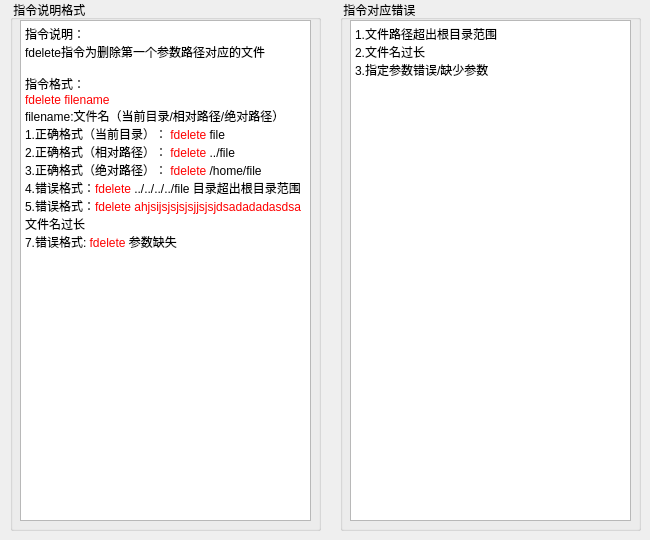
   <widget class="QWidget" name="tab_2">
    <attribute name="title">
     <string>fdelete</string>
    </attribute>
    <widget class="QGroupBox" name="groupBox_17">
     <property name="geometry">
      <rect>
       <x>340</x>
       <y>0</y>
       <width>301</width>
       <height>531</height>
      </rect>
     </property>
     <property name="title">
      <string> 指令对应错误</string>
     </property>
     <widget class="QTextBrowser" name="textBrowser_23">
      <property name="geometry">
       <rect>
        <x>10</x>
        <y>20</y>
        <width>281</width>
        <height>501</height>
       </rect>
      </property>
      <property name="html">
       <string>&lt;!DOCTYPE HTML PUBLIC &quot;-//W3C//DTD HTML 4.0//EN&quot; &quot;http://www.w3.org/TR/REC-html40/strict.dtd&quot;&gt;
&lt;html&gt;&lt;head&gt;&lt;meta name=&quot;qrichtext&quot; content=&quot;1&quot; /&gt;&lt;style type=&quot;text/css&quot;&gt;
p, li { white-space: pre-wrap; }
&lt;/style&gt;&lt;/head&gt;&lt;body style=&quot; font-family:'SimSun'; font-size:9pt; font-weight:400; font-style:normal;&quot;&gt;
&lt;p style=&quot; margin-top:0px; margin-bottom:0px; margin-left:0px; margin-right:0px; -qt-block-indent:0; text-indent:0px;&quot;&gt;1.文件路径超出根目录范围&lt;/p&gt;
&lt;p style=&quot; margin-top:0px; margin-bottom:0px; margin-left:0px; margin-right:0px; -qt-block-indent:0; text-indent:0px;&quot;&gt;2.&lt;span style=&quot; color:#000000;&quot;&gt;文件名过长&lt;/span&gt;&lt;/p&gt;
&lt;p style=&quot; margin-top:0px; margin-bottom:0px; margin-left:0px; margin-right:0px; -qt-block-indent:0; text-indent:0px;&quot;&gt;&lt;span style=&quot; color:#000000;&quot;&gt;3.指定参数错误/缺少参数&lt;/span&gt;&lt;/p&gt;&lt;/body&gt;&lt;/html&gt;</string>
      </property>
     </widget>
    </widget>
    <widget class="QGroupBox" name="groupBox_18">
     <property name="geometry">
      <rect>
       <x>10</x>
       <y>0</y>
       <width>311</width>
       <height>531</height>
      </rect>
     </property>
     <property name="title">
      <string> 指令说明格式</string>
     </property>
     <widget class="QTextBrowser" name="textBrowser_24">
      <property name="geometry">
       <rect>
        <x>10</x>
        <y>20</y>
        <width>291</width>
        <height>501</height>
       </rect>
      </property>
      <property name="html">
       <string>&lt;!DOCTYPE HTML PUBLIC &quot;-//W3C//DTD HTML 4.0//EN&quot; &quot;http://www.w3.org/TR/REC-html40/strict.dtd&quot;&gt;
&lt;html&gt;&lt;head&gt;&lt;meta name=&quot;qrichtext&quot; content=&quot;1&quot; /&gt;&lt;style type=&quot;text/css&quot;&gt;
p, li { white-space: pre-wrap; }
&lt;/style&gt;&lt;/head&gt;&lt;body style=&quot; font-family:'SimSun'; font-size:9pt; font-weight:400; font-style:normal;&quot;&gt;
&lt;p style=&quot; margin-top:0px; margin-bottom:0px; margin-left:0px; margin-right:0px; -qt-block-indent:0; text-indent:0px;&quot;&gt;指令说明：&lt;/p&gt;
&lt;p style=&quot; margin-top:0px; margin-bottom:0px; margin-left:0px; margin-right:0px; -qt-block-indent:0; text-indent:0px;&quot;&gt;fdelete指令为删除第一个参数路径对应的文件&lt;/p&gt;
&lt;p style=&quot;-qt-paragraph-type:empty; margin-top:0px; margin-bottom:0px; margin-left:0px; margin-right:0px; -qt-block-indent:0; text-indent:0px;&quot;&gt;&lt;br /&gt;&lt;/p&gt;
&lt;p style=&quot; margin-top:0px; margin-bottom:0px; margin-left:0px; margin-right:0px; -qt-block-indent:0; text-indent:0px;&quot;&gt;指令格式：&lt;/p&gt;
&lt;p style=&quot; margin-top:0px; margin-bottom:0px; margin-left:0px; margin-right:0px; -qt-block-indent:0; text-indent:0px;&quot;&gt;&lt;span style=&quot; color:#ff0000;&quot;&gt;fdelete filename&lt;/span&gt;&lt;/p&gt;
&lt;p style=&quot; margin-top:0px; margin-bottom:0px; margin-left:0px; margin-right:0px; -qt-block-indent:0; text-indent:0px;&quot;&gt;&lt;span style=&quot; font-family:'黑体';&quot;&gt;filename:文件名（当前目录/相对路径/绝对路径）&lt;/span&gt;&lt;/p&gt;
&lt;p style=&quot; margin-top:0px; margin-bottom:0px; margin-left:0px; margin-right:0px; -qt-block-indent:0; text-indent:0px;&quot;&gt;1.正确格式（当前目录）： &lt;span style=&quot; color:#ff0000;&quot;&gt;fdelete&lt;/span&gt; file&lt;/p&gt;
&lt;p style=&quot; margin-top:0px; margin-bottom:0px; margin-left:0px; margin-right:0px; -qt-block-indent:0; text-indent:0px;&quot;&gt;2.正确格式（相对路径）： &lt;span style=&quot; color:#ff0000;&quot;&gt;fdelete&lt;/span&gt; ../file&lt;/p&gt;
&lt;p style=&quot; margin-top:0px; margin-bottom:0px; margin-left:0px; margin-right:0px; -qt-block-indent:0; text-indent:0px;&quot;&gt;3.正确格式（绝对路径）： &lt;span style=&quot; color:#ff0000;&quot;&gt;fdelete&lt;/span&gt; /home/file&lt;/p&gt;
&lt;p style=&quot; margin-top:0px; margin-bottom:0px; margin-left:0px; margin-right:0px; -qt-block-indent:0; text-indent:0px;&quot;&gt;4.错误格式：&lt;span style=&quot; color:#ff0000;&quot;&gt;fdelete&lt;/span&gt; ../../../../file 目录超出根目录范围&lt;/p&gt;
&lt;p style=&quot; margin-top:0px; margin-bottom:0px; margin-left:0px; margin-right:0px; -qt-block-indent:0; text-indent:0px;&quot;&gt;5.错误格式：&lt;span style=&quot; color:#ff0000;&quot;&gt;fdelete ahjsijsjsjsjsjjsjsjdsadadadasdsa&lt;/span&gt;&lt;span style=&quot; color:#000000;&quot;&gt;文件名过长&lt;/span&gt;&lt;/p&gt;
&lt;p style=&quot; margin-top:0px; margin-bottom:0px; margin-left:0px; margin-right:0px; -qt-block-indent:0; text-indent:0px;&quot;&gt;&lt;span style=&quot; color:#000000;&quot;&gt;7.错误格式: &lt;/span&gt;&lt;span style=&quot; color:#ff0000;&quot;&gt;fdelete &lt;/span&gt;&lt;span style=&quot; color:#000000;&quot;&gt;参数缺失&lt;/span&gt;&lt;/p&gt;&lt;/body&gt;&lt;/html&gt;</string>
      </property>
     </widget>
    </widget>
   </widget>
